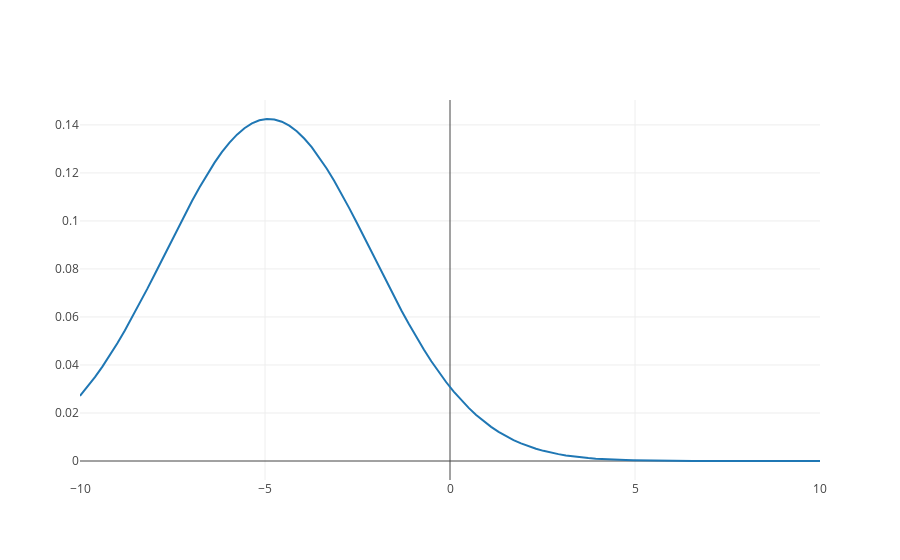

Source (notebook cell):
### Code cell
mean = -4.9 #@param {type:"slider", min:-10, max:10, step:0.1}
sigma = 2.8 #@param {type:"slider", min:0, max:10, step:0.1}
normal = ds.Normal(mean, sigma)
x = torch.linspace(-10, 10, 100)
data = [go.Scatter(x = x.numpy(),
                   y = normal.log_prob(x).exp().numpy())]
iplot(data)
